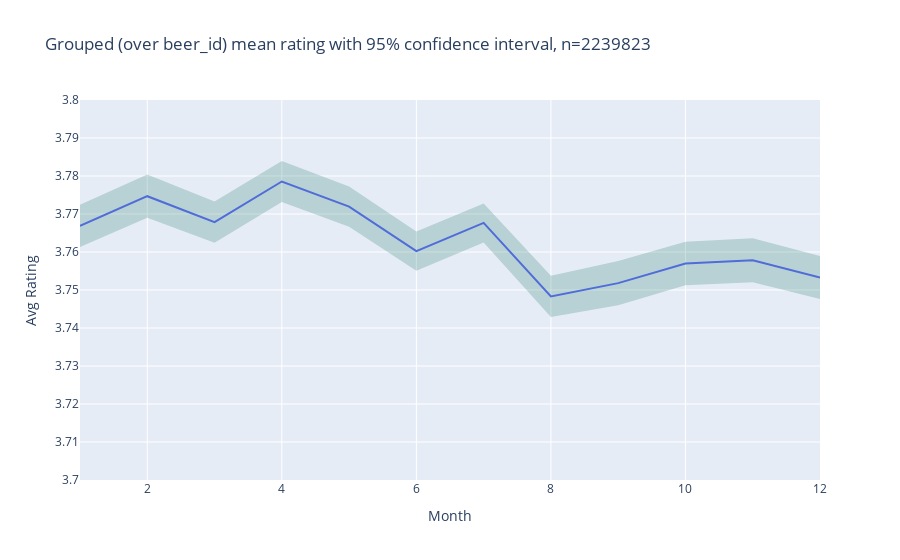

This figure's notebook cell:
### Markdown cell above
## grouped by beer_id

### Code cell
grouped_df = reviews_df.groupby(["month", "beer_id"]).agg(rating = ("rating", "mean")).reset_index()
print(f'Kruskal statistics: {kruskal(*get_rating_per_month(grouped_df))}')

grouped_df = grouped_df.groupby("month")["rating"].agg(["mean", "count", "std"]).reset_index()


fig = sm.plot_with_ci(grouped_df, title=f'Grouped (over beer_id) mean rating with 95% confidence interval, n={reviews_df.shape[0]}')
# fig.write_html("illustrations/Tim/groupedBeerIdAvgRatingLinePlot.html")
fig.update_yaxes(range=[3.7, 3.8])

### Figure 1 — Plotly figure (JSON) as saved in the notebook; plotly's stock layout.template omitted (floating-point values rounded to 4 significant figures)
{"data": [{"hovertemplate": "Month=%{x}<br>Avg Rating=%{y}<extra></extra>", "legendgroup": "", "line": {"color": "#636efa", "dash": "solid"}, "marker": {"symbol": "circle"}, "mode": "lines", "name": "", "orientation": "v", "showlegend": false, "type": "scatter", "x": [1, 2, 3, 4, 5, 6, 7, 8, 9, 10, 11, 12], "xaxis": "x", "y": [3.767, 3.775, 3.768, 3.779, 3.772, 3.76, 3.768, 3.748, 3.752, 3.757, 3.758, 3.753], "yaxis": "y"}, {"fill": "toself", "fillcolor": "rgba(0,100,80,0.2)", "hoverinfo": "skip", "line": {"color": "rgba(255,255,255,0)"}, "showlegend": false, "type": "scatter", "x": [1, 2, 3, 4, 5, 6, 7, 8, 9, 10, 11, 12, 12, 11, 10, 9, 8, 7, 6, 5, 4, 3, 2, 1], "y": [3.772, 3.78, 3.773, 3.784, 3.777, 3.765, 3.773, 3.754, 3.758, 3.763, 3.764, 3.759, 3.748, 3.752, 3.751, 3.746, 3.743, 3.763, 3.755, 3.767, 3.773, 3.762, 3.769, 3.761]}], "layout": {"legend": {"tracegroupgap": 0}, "title": {"text": "Grouped (over beer_id) mean rating with 95% confidence interval, n=2239823"}, "xaxis": {"anchor": "y", "domain": [0, 1], "title": {"text": "Month"}}, "yaxis": {"anchor": "x", "domain": [0, 1], "range": [3.7, 3.8], "title": {"text": "Avg Rating"}}}}
